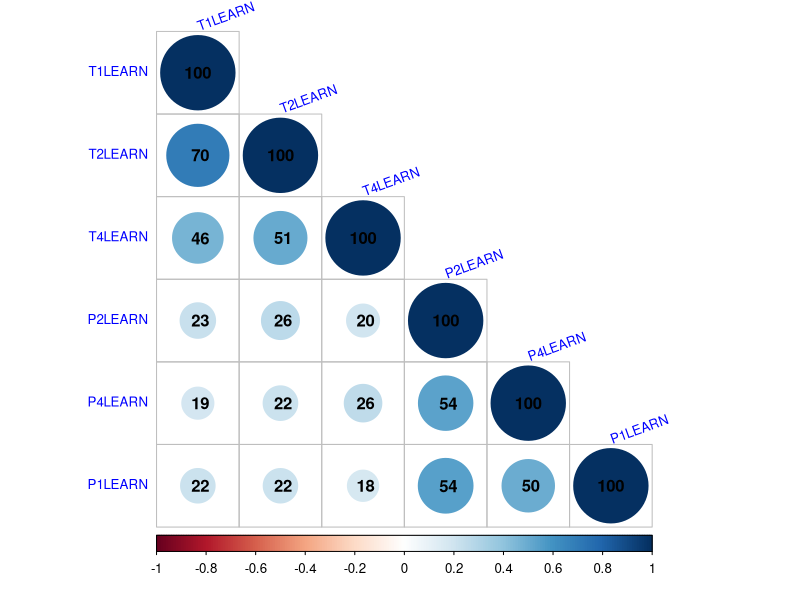

Source code (R):
## ---- chunk 1
library(haven)
df<-read_spss("2010070_atl_spss.sav")
df<-na.omit(df)

#Keep data only from period FALL KINTERGARTEN; SPRING KINTERGARTEN; SPRING FIRST GRADE

library(dplyr)
df2<-df%>%
  dplyr::select(CHILDID,contains("P"),contains("T1"),contains("T2"),contains("T4"))

df_LEARN<-df%>%
  dplyr::select(P1LEARN,P2LEARN,P4LEARN,T1LEARN,T2LEARN,T4LEARN)

COR_LEARN<-cor(df_LEARN)

library(corrplot)
corrplot(COR_LEARN, order="AOE", method="circle", tl.pos="ld", type="lower",        
tl.col="blue", tl.cex=0.8, tl.srt=20, 
        addCoef.col="black", addCoefasPercent = TRUE,
        sig.level=0.50, insig = "blank")


## ---- chunk 2
#descriptive statistic
library(psych)
describe(df_LEARN)

## ---- chunk 3
#t-test to see the difference
t.test(df_LEARN$P1LEARN,df_LEARN$T1LEARN) #statistically significant
t.test(df_LEARN$P2LEARN,df_LEARN$T2LEARN) #statistically significant
t.test(df_LEARN$P4LEARN,df_LEARN$T4LEARN) #no statistically significant

## ---- chunk 4
df_srs<-df[,1:9]
df_srs_items<-df[,-(2:9)]
summary(df_srs)


summary(cars)
